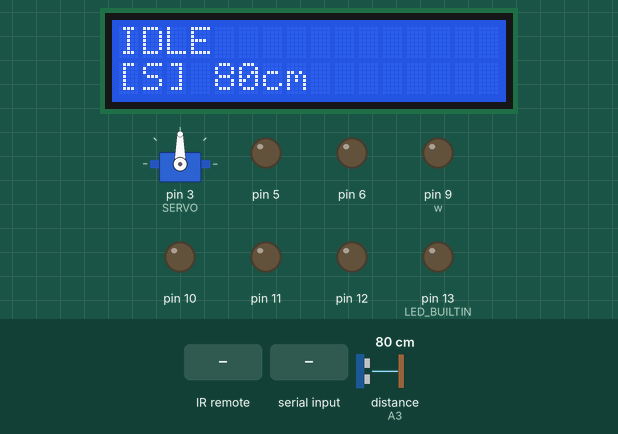
Recording of a sketch running on a simulated Arduino Uno, built with avr-gcc and run on an emulated ATmega328P. Shown: 16×2 character LCD, servo, output pins drawn as LEDs (lit = HIGH). Wiring (inferred from the names in the program): ultrasonic range finder: trigger A2; echo A3. Dashed ring = blinking. Inputs (shaded band) come from the test bench; at power-on: distance to the obstacle (sensor on A3) 80 cm. The echo pulse lasts 58.3 µs per cm; pins used as bus, display or sensor lines are not drawn.

Above: at 1.2 s.
1.3 s: infrared code 0xF20DFF00 received
At 2.3 s:
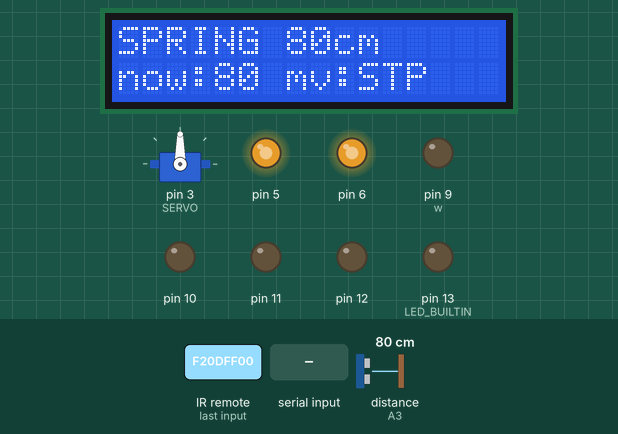
2.9 s: distance to the obstacle (sensor on A3) set to 72 cm
At 3.9 s:
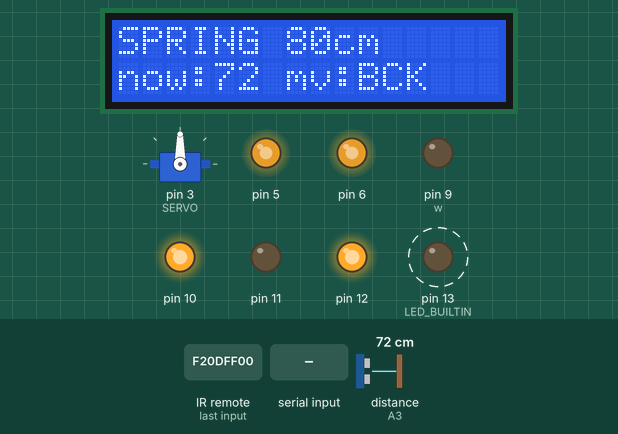
5.7 s: distance to the obstacle (sensor on A3) set to 120 cm
At 7.1 s:
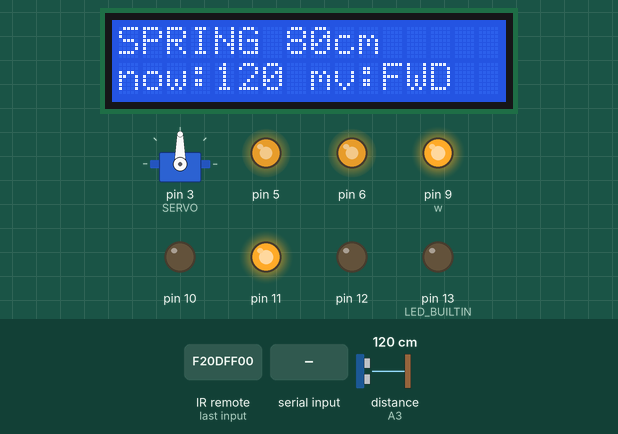
7.4 s: infrared code 0xE916FF00 received
At 8.5 s:
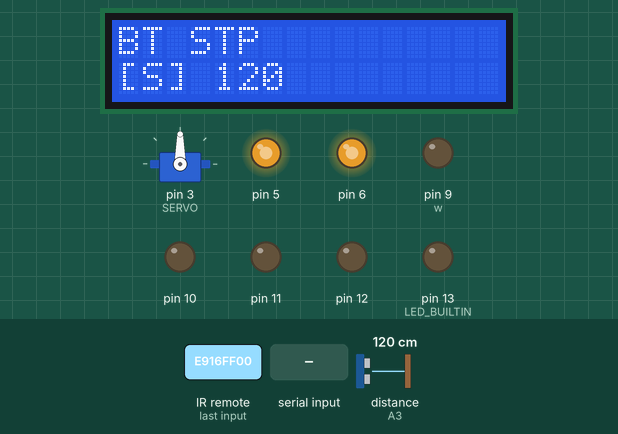
9.0 s: "L" received over the second serial link
At 10.0 s:
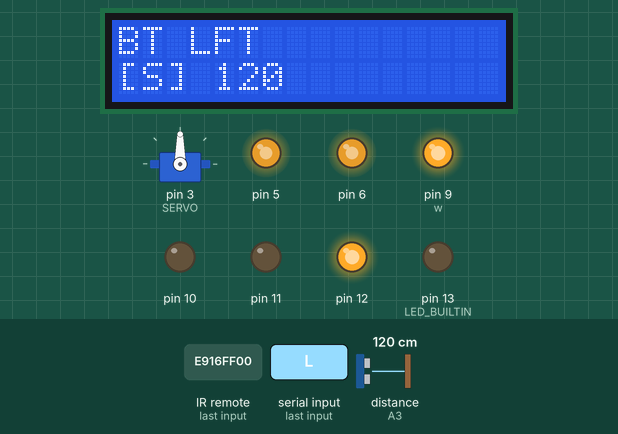
10.7 s: "B" received over the second serial link
At 11.4 s:
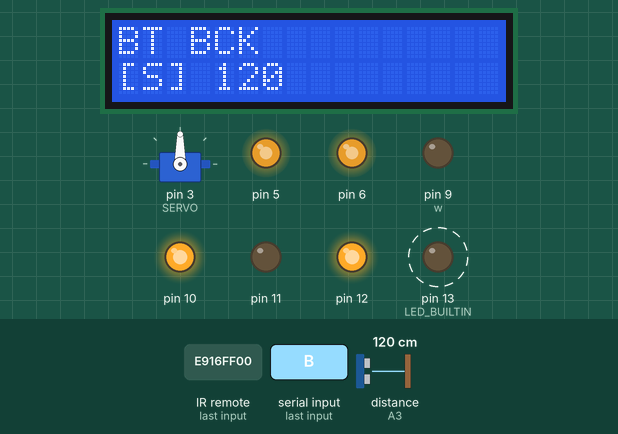
Timing chart, 0 to 14.3 s (numbered marks = the images above; inputs shaded):
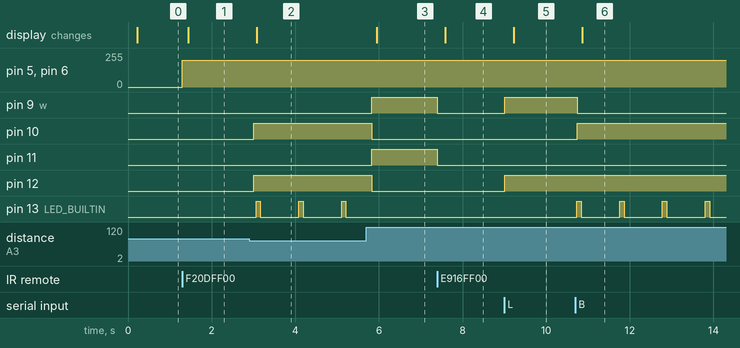

The sketch:

PROJECT.ino
```cpp
#include "Wheels.h"
#include "Ticker.h"
#include "LiquidCrystal_I2C.h"
#include "Servo.h"
#include "IRremote.h"
#include <SoftwareSerial.h>

#define TRIG A2
#define ECHO A3
#define SERVO 3
#define IR_PIN 2
#define BT_RX 7
#define BT_TX 8

// ================= ENUMS =================
enum MovementType { STOP, FORWARD, BACKWARD, LEFT, RIGHT };
enum RobotState   { IDLE, MANUAL, CRASH, SPRING, BLUETOOTH };

// ================= GLOBALS =================
uint32_t      lastCode        = 0xE31CFF00;
unsigned long lastIRReadTime  = 0;
unsigned long lastRepeatRead  = 0;

const unsigned long IR_READ_COOLDOWN              = 300;
const unsigned long MANUAL_STEERING_CUTOFF_PERIOD = 400;

byte LCDAddress = 0x27;
LiquidCrystal_I2C lcd(LCDAddress, 16, 2);
Wheels w;
Servo servo;
SoftwareSerial BT(BT_RX, BT_TX);

volatile int  RECEIVING_REPEAT = 0;

unsigned long GLOBAL_T       = 0;
unsigned long DISTANCE_SONAR = 1000;

volatile MovementType MOVEMENT_TYPE            = STOP;
volatile bool         BLOCK_SONAR              = false;
int                   CRASH_DETECTION_DISTANCE = 30;

int                   SPRING_TOLERANCE  = 5;
unsigned volatile int SPRING_DISTANCE   = 0;
volatile bool         isSPRING          = false;

void wheel_fun();
void lcd_fun();
void movement_fun();
void led_fun();
void sonar_fun();
void crash_fun();
void spring_fun();

unsigned long PERIOD_LCD              = 200;
unsigned long PERIOD_WHEELS           = 50;
unsigned long PERIOD_MOVEMENT         = 100;
unsigned long PERIOD_LED              = 100;
unsigned long PERIOD_SONAR            = 50;
unsigned long PERIOD_CRASH_PREVENTION = 25;
unsigned long PERIOD_SPRING           = 50;

// ================ TICKERS =================
Ticker WHEELS           = Ticker(PERIOD_WHEELS,           *wheel_fun);
Ticker LCD_T            = Ticker(PERIOD_LCD,              *lcd_fun);
Ticker MOVEMENT         = Ticker(PERIOD_MOVEMENT,         *movement_fun);
Ticker LED_T            = Ticker(PERIOD_LED,              *led_fun);
Ticker SONAR            = Ticker(PERIOD_SONAR,            *sonar_fun);
Ticker CRASH_PREVENTION = Ticker(PERIOD_CRASH_PREVENTION, *crash_fun);
Ticker SPRING_T         = Ticker(PERIOD_SPRING,           *spring_fun);

// ================= STATE MACHINE =================
RobotState currentState  = IDLE;
RobotState previousState = IDLE;

void enterState(RobotState next) {
  previousState = currentState;
  currentState  = next;

  switch (currentState) {
    case IDLE:
      MOVEMENT_TYPE = STOP;
      w.stop();
      break;

    case MANUAL:
      break;

    case CRASH:
      BLOCK_SONAR    = true;
      MOVEMENT_TYPE  = STOP;
      w.stop();
      break;

    case SPRING:
      MOVEMENT_TYPE   = STOP;
      w.stop();
      SPRING_DISTANCE = DISTANCE_SONAR;
      isSPRING        = true;
      break;

    case BLUETOOTH:
      MOVEMENT_TYPE = STOP;
      w.stop();
      break;
  }
}

// ================= SETUP =================
void setup() {
  w.attach(9, 10, 5, 11, 12, 6);

  pinMode(LED_BUILTIN,  OUTPUT);
  pinMode(TRIG,         OUTPUT);
  pinMode(ECHO,         INPUT);

  lcd.init();
  lcd.backlight();

  IrReceiver.begin(IR_PIN, ENABLE_LED_FEEDBACK);

  servo.attach(SERVO);
  servo.write(90);

  BT.begin(9600);

  enterState(IDLE);
}

// ================= LOOP =================
void loop() {
  GLOBAL_T = millis();

  ir_fun();
  bt_fun();
  SONAR.check();

  switch (currentState) {
    case IDLE:
      LCD_T.check();
      break;

    case MANUAL:
      CRASH_PREVENTION.check();
      WHEELS.check();
      LCD_T.check();
      MOVEMENT.check();
      LED_T.check();
      break;

    case CRASH:
      LCD_T.check();
      break;

    case SPRING:
      LCD_T.check();
      WHEELS.check();
      LED_T.check();
      SPRING_T.check();
      break;

    case BLUETOOTH:
      CRASH_PREVENTION.check();
      WHEELS.check();
      LCD_T.check();
      LED_T.check();
      break;
  }
}

// ================= BLUETOOTH =================
void bt_fun() {
  if (!BT.available()) return;
  char c = BT.read();

  if (currentState != BLUETOOTH) return;

  switch (c) {
    case 'F': MOVEMENT_TYPE = FORWARD;  break;
    case 'B': MOVEMENT_TYPE = BACKWARD; break;
    case 'L': MOVEMENT_TYPE = LEFT;     break;
    case 'R': MOVEMENT_TYPE = RIGHT;    break;
    case 'S': MOVEMENT_TYPE = STOP;     break;
  }
}

// ================= IR =================
void ir_fun() {
  if (millis() - lastRepeatRead > MANUAL_STEERING_CUTOFF_PERIOD) {
    RECEIVING_REPEAT = 0;
  }

  if (!IrReceiver.decode()) return;

  uint32_t code = IrReceiver.decodedIRData.decodedRawData;

  bool gotCommand = true;
  switch (code)
  {
    case 0xE718FF00: MOVEMENT_TYPE = FORWARD;  RECEIVING_REPEAT = 1; break;
    case 0xAD52FF00: MOVEMENT_TYPE = BACKWARD; RECEIVING_REPEAT = 1; break;
    case 0xE31CFF00: MOVEMENT_TYPE = STOP;     RECEIVING_REPEAT = 1; break;
    case 0xF708FF00: MOVEMENT_TYPE = LEFT;     RECEIVING_REPEAT = 1; break;
    case 0xA55AFF00: MOVEMENT_TYPE = RIGHT;    RECEIVING_REPEAT = 1; break;
    case 0x0:
      RECEIVING_REPEAT = 1;
      lastRepeatRead   = millis();
      gotCommand       = false;
      break;

    case 0xF20DFF00:
      if (!isSPRING) {
        enterState(SPRING);
      } else {
        isSPRING = false;
        enterState(IDLE);
      }
      break;

    // '*' toggles BLUETOOTH mode
    case 0xE916FF00:
      if (currentState != BLUETOOTH) {
        enterState(BLUETOOTH);
      } else {
        enterState(IDLE);
      }
      gotCommand = false;
      break;

    default:
      gotCommand = false;
      break;
  }

  if (currentState == IDLE || currentState == MANUAL)
  {
    if (gotCommand && MOVEMENT_TYPE != STOP)
    {
      if (currentState == IDLE) {
        enterState(MANUAL);
      }
    }
    else if (gotCommand && MOVEMENT_TYPE == STOP)
    {
      if (currentState == MANUAL) {
        enterState(IDLE);
      }
    }
  }

  if (millis() - lastIRReadTime < IR_READ_COOLDOWN) {
    IrReceiver.resume();
    return;
  }

  lastIRReadTime = millis();
  if (code != 0x0) lastCode = code;

  IrReceiver.resume();
}

// ================= TICKER CALLBACKS =================
void movement_fun() {
  if (currentState != MANUAL) return;

  if (RECEIVING_REPEAT == 0) {
    MOVEMENT_TYPE = STOP;
    enterState(IDLE);
  }
}

void lcd_fun() {
  lcd.clear();
  lcd.setCursor(0, 0);

  switch (currentState) {
    case IDLE:
      lcd.print("IDLE");
      lcd.setCursor(0, 1);
      lcd.print("[S] ");
      lcd.print(DISTANCE_SONAR);
      lcd.print("cm");
      break;

    case MANUAL:
      lcd.print(decodeIR(lastCode));
      lcd.print(" ");
      lcd.print(RECEIVING_REPEAT ? "HOLD" : "    ");
      lcd.setCursor(0, 1);
      lcd.print("[S] ");
      lcd.print(DISTANCE_SONAR);
      break;

    case CRASH:
      lcd.print("!! CRASH !!");
      lcd.setCursor(0, 1);
      lcd.print("[S] ");
      lcd.print(DISTANCE_SONAR);
      lcd.print("cm");
      break;

    case SPRING:
      lcd.print("SPRING ");
      lcd.print(SPRING_DISTANCE);
      lcd.print("cm");
      lcd.setCursor(0, 1);
      lcd.print("now:");
      lcd.print(DISTANCE_SONAR);
      lcd.print(" mv:");
      switch (MOVEMENT_TYPE) {
        case FORWARD:  lcd.print("FWD"); break;
        case BACKWARD: lcd.print("BCK"); break;
        case STOP:     lcd.print("STP"); break;
        default:       lcd.print("???"); break;
      }
      break;

    case BLUETOOTH:
      lcd.print("BT ");
      switch (MOVEMENT_TYPE) {
        case FORWARD:  lcd.print("FWD"); break;
        case BACKWARD: lcd.print("BCK"); break;
        case LEFT:     lcd.print("LFT"); break;
        case RIGHT:    lcd.print("RGT"); break;
        case STOP:     lcd.print("STP"); break;
      }
      lcd.setCursor(0, 1);
      lcd.print("[S] ");
      lcd.print(DISTANCE_SONAR);
      break;
  }
}

void wheel_fun() {
  if ((currentState != MANUAL) && (currentState != SPRING) && (currentState != BLUETOOTH)) return;

  w.setSpeed(200);
  switch (MOVEMENT_TYPE) {
    case STOP:     w.stop();        break;
    case FORWARD:  w.forward();     break;
    case BACKWARD: w.back();        break;
    case RIGHT:    w.rotateLeft();  break;
    case LEFT:     w.rotateRight(); break;
  }
}

unsigned long last_led = 0;
void led_fun() {
  digitalWrite(LED_BUILTIN, LOW);
  if (MOVEMENT_TYPE == BACKWARD) {
    if (GLOBAL_T - last_led >= 1000) {
      digitalWrite(LED_BUILTIN, HIGH);
      last_led = GLOBAL_T;
    }
  }
}

void sonar_fun() {
  if (!BLOCK_SONAR) {
    servo.write(90);
    DISTANCE_SONAR = getDistance();
  }
}

void crash_fun() {
  if (currentState != CRASH && DISTANCE_SONAR < CRASH_DETECTION_DISTANCE) {
    RobotState state = currentState;
    enterState(CRASH);
    handleCrash();
    enterState(state);
  }
}

// ================= SPRING SIMULATION ==============
void spring_fun() {
  int low  = SPRING_DISTANCE - SPRING_TOLERANCE;
  int high = SPRING_DISTANCE + SPRING_TOLERANCE;

  if (DISTANCE_SONAR > high) {
    MOVEMENT_TYPE = FORWARD;
  } else if (DISTANCE_SONAR < low) {
    MOVEMENT_TYPE = BACKWARD;
  } else {
    MOVEMENT_TYPE = STOP;
  }
}

// ================= CRASH RECOVERY =================
void handleCrash() {
  w.setSpeed(200);
  lcd_fun();
  w.back();
  delay(500);
  lcd_fun();
  w.stop();

  servo.write(135); int left1  = getDistance(); delay(300);
  servo.write(45);  int right1 = getDistance(); delay(300);
  servo.write(135); int left2  = getDistance(); delay(300);
  servo.write(45);  int right2 = getDistance(); delay(300);
  servo.write(90);

  if (((left1 + left2) / 2) > ((right1 + right2) / 2)) {
    w.rotateLeft();
  } else {
    w.rotateRight();
  }
  delay(400);
  w.stop();
  lcd_fun();

  BLOCK_SONAR   = false;
  MOVEMENT_TYPE = STOP;
}

// ================= HELPERS =================
unsigned int getDistance() {
  digitalWrite(TRIG, HIGH);
  delayMicroseconds(15);
  digitalWrite(TRIG, LOW);
  unsigned long tot = pulseIn(ECHO, HIGH);
  return (unsigned int)(tot / 58);
}

const char* stateToStr(RobotState state) {
  switch (state) {
    case IDLE:      return "IDLE";
    case MANUAL:    return "MAN";
    case CRASH:     return "CRASH";
    case SPRING:    return "SPRING";
    case BLUETOOTH: return "BT";
    default:        return "?";
  }
}

const char* decodeIR(uint32_t code) {
  switch (code) {
    case 0xBA45FF00: return "1";
    case 0xB946FF00: return "2";
    case 0xB847FF00: return "3";
    case 0xBB44FF00: return "4";
    case 0xBF40FF00: return "5";
    case 0xBC43FF00: return "6";
    case 0xF807FF00: return "7";
    case 0xEA15FF00: return "8";
    case 0xF609FF00: return "9";
    case 0xE619FF00: return "0";
    case 0xE916FF00: return "*";
    case 0xF20DFF00: return "#";
    case 0xE718FF00: return "UP";
    case 0xAD52FF00: return "DOWN";
    case 0xF708FF00: return "LEFT";
    case 0xA55AFF00: return "RIGHT";
    case 0xE31CFF00: return "OK";
    case 0x0:        return "RPT";
    default:         return "UNK";
  }
}
```

Ticker.cpp
```cpp
#include <Arduino.h>

#include "Ticker.h"

Ticker::Ticker(unsigned long p, void(*fun)(void)) {
  period = p;
  trigger = fun;
  previousStart = 0;
}
void Ticker::check() {
  unsigned long timeNow = millis();
  if(timeNow - previousStart > period) {
    // call function
    (*trigger)();
    previousStart = timeNow;
  }
}
```

Ticker.h
```cpp
#include <Arduino.h>

#ifndef Ticker_h
#define Ticker_h

class Ticker {
  private:
    unsigned long period;
    unsigned long previousStart;
    void (*trigger)(void);
  public:
    Ticker(unsigned long p, void(*fun)(void));
    void check();
};

#endif
```

Wheels.cpp
```cpp
#include <Arduino.h>

#include "Wheels.h"


#define SET_MOVEMENT(side,f,b) digitalWrite( side[0], f);\
                               digitalWrite( side[1], b)

Wheels::Wheels()
{ }

void Wheels::attachRight(int pF, int pB, int pS)
{
    pinMode(pF, OUTPUT);
    pinMode(pB, OUTPUT);
    pinMode(pS, OUTPUT);
    this->pinsRight[0] = pF;
    this->pinsRight[1] = pB;
    this->pinsRight[2] = pS;
}


void Wheels::attachLeft(int pF, int pB, int pS)
{
    pinMode(pF, OUTPUT);
    pinMode(pB, OUTPUT);
    pinMode(pS, OUTPUT);
    this->pinsLeft[0] = pF;
    this->pinsLeft[1] = pB;
    this->pinsLeft[2] = pS;
}

void Wheels::setSpeedRight(uint8_t s)
{
    analogWrite(this->pinsRight[2], s);
}

void Wheels::setSpeedLeft(uint8_t s)
{
    analogWrite(this->pinsLeft[2], s);
}

void Wheels::setSpeed(uint8_t s)
{
    setSpeedLeft(s);
    setSpeedRight(s);
}

void Wheels::attach(int pRF, int pRB, int pRS, int pLF, int pLB, int pLS)
{
    this->attachRight(pRF, pRB, pRS);
    this->attachLeft(pLF, pLB, pLS);
}

void Wheels::forwardLeft()
{
    SET_MOVEMENT(pinsLeft, HIGH, LOW);
}

void Wheels::forwardRight()
{
    SET_MOVEMENT(pinsRight, HIGH, LOW);
}

void Wheels::backLeft()
{
    SET_MOVEMENT(pinsLeft, LOW, HIGH);
}

void Wheels::backRight()
{
    SET_MOVEMENT(pinsRight, LOW, HIGH);
}

void Wheels::forward()
{
    this->forwardLeft();
    this->forwardRight();
}

void Wheels::back()
{
    this->backLeft();
    this->backRight();
}

void Wheels::rotateLeft()
{
  this->backRight();
  this->forwardLeft();
}

void Wheels::rotateRight()
{
  this->backLeft();
  this->forwardRight();
}

void Wheels::stopLeft()
{
    SET_MOVEMENT(pinsLeft, LOW, LOW);
}

void Wheels::stopRight()
{
    SET_MOVEMENT(pinsRight, LOW, LOW);
}

void Wheels::stop()
{
    this->stopLeft();
    this->stopRight();
}

void Wheels::goForward(int cm)
{
  this->setSpeed(200);
  this->forward();
  delay(30 * cm);
  this->stop();
}

void Wheels::goBack(int cm)
{
  this->setSpeed(200);
  this->back();
  delay(30 * cm);
  this->stop();
}
```

Wheels.h
```cpp
/*
 * prosta implementacja klasy obsługującej
 * silniki pojazdu za pośrednictwem modułu L298
 *
 * Sterowanie odbywa się przez:
 * 1)  powiązanie odpowiednich pinów I/O Arduino metodą attach()
 * 2)  ustalenie prędkości setSpeed*()
 * 3)  wywołanie funkcji ruchu
 *
 * TODO:
 *  - zabezpieczenie przed ruchem bez attach()
 *  - ustawienie domyślnej prędkości != 0
 */


#include <Arduino.h>


#ifndef Wheels_h
#define Wheels_h


class Wheels {
    public:
        Wheels();
        /*
         *  pinForward - wejście "naprzód" L298
         *  pinBack    - wejście "wstecz" L298
         *  pinSpeed   - wejście "enable/PWM" L298
         */
        void attachRight(int pinForward, int pinBack, int pinSpeed);
        void attachLeft(int pinForward, int pinBack, int pinSpeed);
        void attach(int pinRightForward, int pinRightBack, int pinRightSpeed,
                    int pinLeftForward, int pinLeftBack, int pinLeftSpeed);
        /*
         *  funkcje ruchu
         */
        void forward();
        void forwardLeft();
        void forwardRight();
        void rotateLeft();
        void rotateRight();
        void back();
        void backLeft();
        void backRight();
        void stop();
        void stopLeft();
        void stopRight();
        /*
         *  ustawienie prędkości obrotowej (przez PWM)
         *   - minimalna efektywna wartość 60
         *      może zależeć od stanu naładowania baterii
         */
        void setSpeed(uint8_t);
        void setSpeedRight(uint8_t);
        void setSpeedLeft(uint8_t);

        /*
        * Lab 2
        *
        */

        void goForward(int cm);
        void goBack(int cm);

    private:
        int pinsRight[3];
        int pinsLeft[3];
};


#endif
```

Measured:
- the behaviour switches between 75 and 74 cm on distance to the obstacle (sensor on A3) (found by bisection; images 1 and 2)
- after the input at 1.3 s, pin 5, pin 6: 0/255 → 200/255 at once; the display: changes after 0.14 s (image 1)
- after the input at 2.9 s, pin 10, pin 12: LOW → HIGH after 0.11 s; pin 13 (LED_BUILTIN): alternates HIGH for 0.10 s and LOW for 0.92 s, starting after 0.16 s; the display: changes after 0.18 s (image 2)
- after the input at 5.7 s, pin 9 (w), pin 11: LOW → HIGH after 0.13 s; pin 10, pin 12: HIGH → LOW after 0.13 s; pin 13 (LED_BUILTIN): stops changing and stays LOW; the display: changes after 0.25 s (image 3)
- after the input at 7.4 s, pin 9 (w), pin 11: HIGH → LOW at once; the display: changes after 0.19 s (image 4)
- after the input at 9.0 s, pin 9 (w), pin 12: LOW → HIGH at once; the display: changes after 0.23 s (image 5)
- after the input at 10.7 s, pin 9 (w): HIGH → LOW at once; pin 10: LOW → HIGH at once; pin 13 (LED_BUILTIN): alternates HIGH for 0.10 s and LOW for 0.92 s, starting at once; the display: changes after 0.16 s (image 6)
